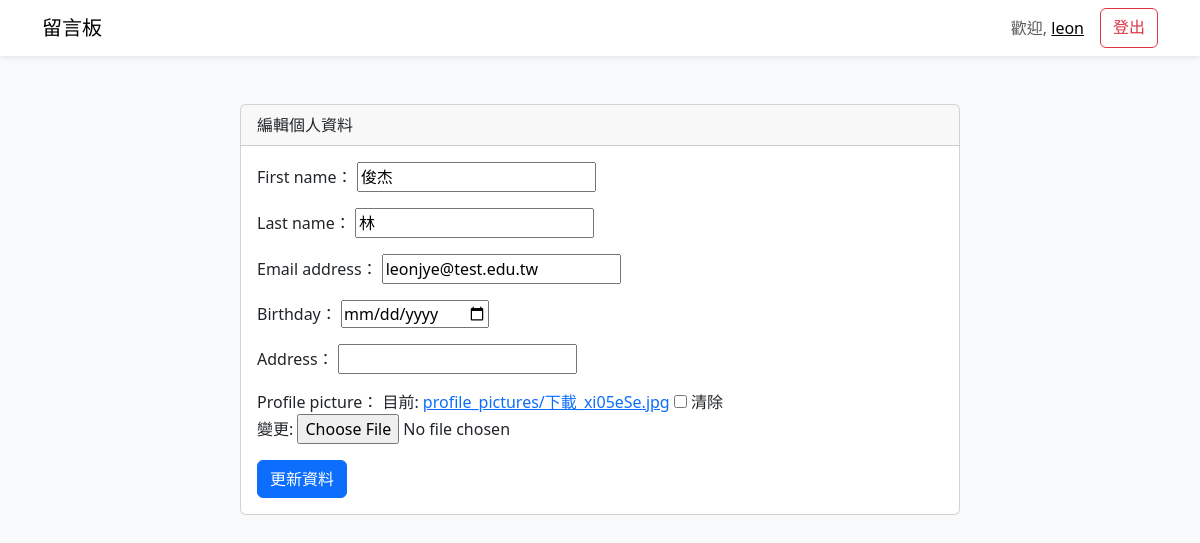
The app's page /edit_profile/ (signed in) with its own data.
### mymessages/models.py (models this page shows)
class CustomUser (AbstractUser ):
    following = models.ManyToManyField('self', symmetrical=False, related_name='followers', blank=True)
    nickname = models.CharField(max_length=50, blank=True)
    bio = models.TextField(blank=True)
    birthday = models.DateField(null=True, blank=True)  # 新增生日字段
    address = models.CharField(max_length=255, blank=True)  # 新增地址字段
    profile_picture = models.ImageField(upload_to='profile_pictures/', null=True, blank=True)  # 新增照片字段

### mymessages/views.py (the view)
# urls.py: path('edit_profile/', views.edit_profile, name='edit_profile'),
@login_required
def edit_profile(request):
    user = request.user
    if request.method == 'POST':
        form = UserProfileForm(request.POST, request.FILES, instance=user)
        if form.is_valid():
            form.save()
            return redirect('edit_profile')  # 假設有一個顯示個人資料的頁面
    else:
        form = UserProfileForm(instance=user)
    return render(request, 'mymessages/edit_profile.html', {'form': form})

### mymessages/forms.py
class UserProfileForm(forms.ModelForm):
    class Meta:
        model = CustomUser
        fields = ['first_name', 'last_name', 'email', 'birthday', 'address', 'profile_picture']
        widgets = {
            'birthday': forms.DateInput(attrs={'type': 'date'}),
            'profile_picture': forms.ClearableFileInput(attrs={'class': 'form-control-file'}),
        }

### mymessages/templates/mymessages/edit_profile.html (shortened to what this page needs)
{% extends 'mymessages/base.html' %}
{% block content %}
<div class="container mt-5">
    <div class="row justify-content-center">
        <div class="col-md-8">
            <div class="card">
                <div class="card-header">編輯個人資料</div>
                <div class="card-body">
                    <form method="post" enctype="multipart/form-data">
                        {{ form.as_p }}
                        <button type="submit" class="btn btn-primary">更新資料</button>
                    </form>
                </div>
            </div>
        </div>
    </div>
</div>
{% endblock %}

### mymessages/templates/mymessages/base.html (shortened to what this page needs)
<!DOCTYPE html>
<html lang="zh-TW">
<head>
    <link href="https://cdn.jsdelivr.net/npm/bootstrap@5.3.0/dist/css/bootstrap.min.css" rel="stylesheet">
</head>
<body class="bg-light">
    <nav class="navbar navbar-expand-lg navbar-light bg-white shadow-sm">
        <div class="container">
            <a class="navbar-brand" href="{% url 'message_list' %}">留言板</a>
            <div class="navbar-nav ms-auto">
                {% if user.is_authenticated %}
                <span class="navbar-text me-3">
                    歡迎, <a href="{% url 'edit_profile' %}">{{ user.username }}</a>
                </span>
                    <a href="{% url 'logout' %}" class="btn btn-outline-danger">登出</a>
                {% else %}
                    <a href="{% url 'login' %}" class="btn btn-outline-primary me-2">登入</a>
                    <a href="{% url 'signup' %}" class="btn btn-primary">註冊</a>
                {% endif %}
            </div>
        </div>
    </nav>
    <div class="container mt-4">
        {% block content %}{% endblock %}
    </div>
</body>
</html>

### records on screen
CustomUser: username "leon", first_name "俊杰", last_name "林", email "leonjye@test.edu.tw"
